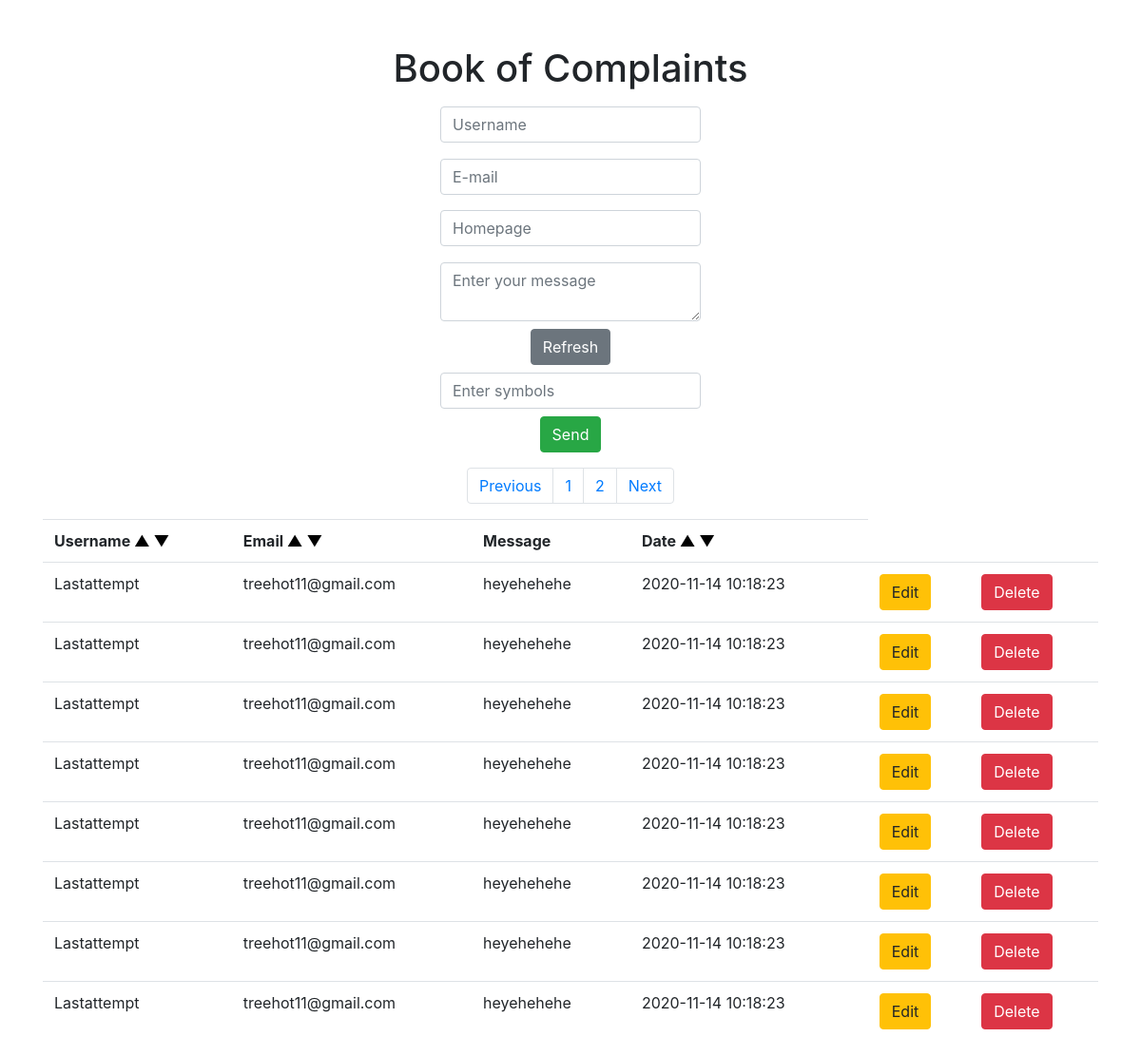
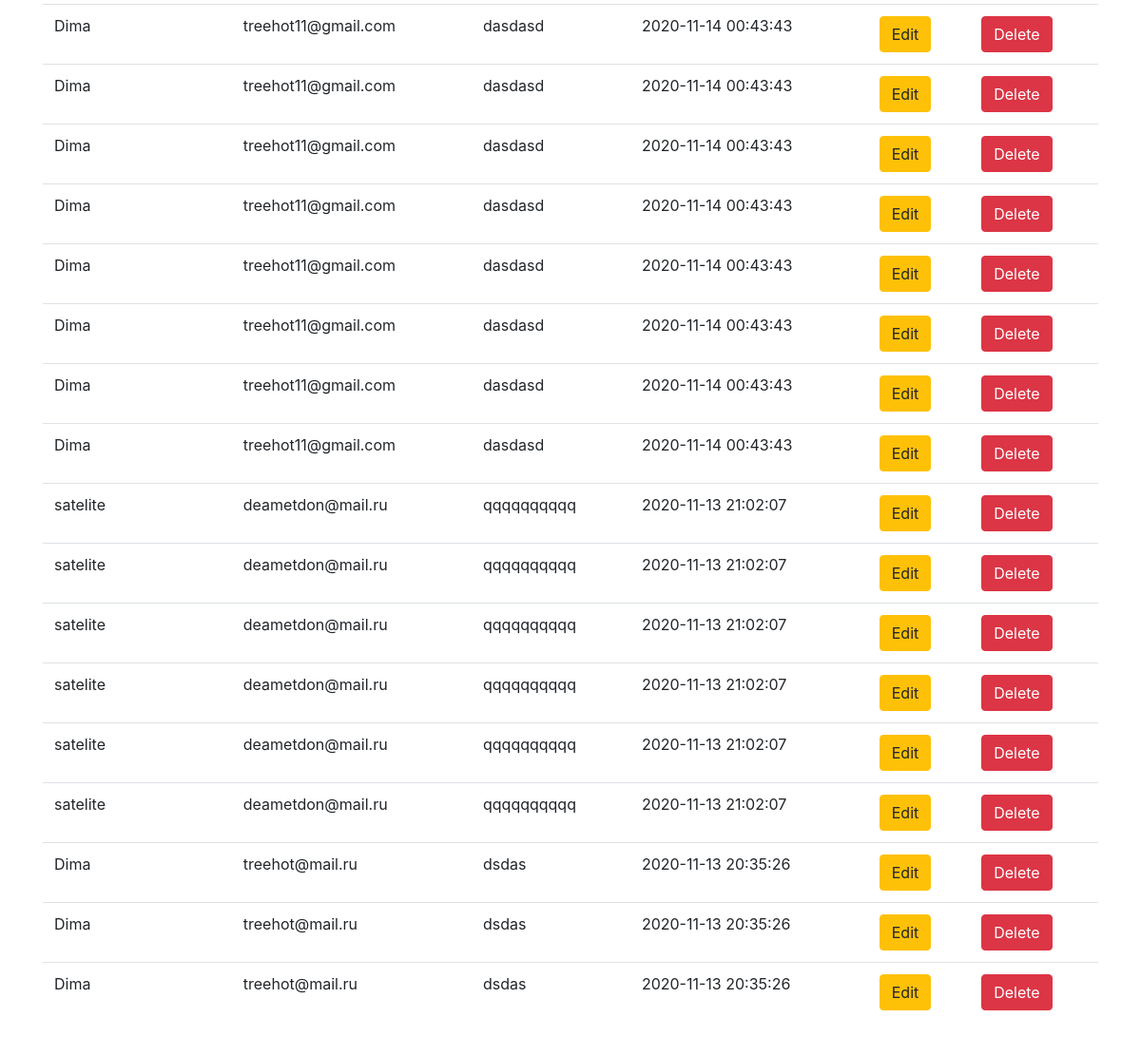
The page / on the database its author committed (2 pictures, top to bottom).
### tables this page shows
CREATE TABLE `users` (
  `id` int(11) NOT NULL,
  `username` varchar(100) NOT NULL,
  `email` varchar(100) NOT NULL,
  `urlname` varchar(255) NOT NULL,
  `mess` text NOT NULL,
  `ip` varchar(255) NOT NULL,
  `browser` varchar(255) NOT NULL,
  `dateval` int(11) NOT NULL
);

### index.php (the view, shortened to what this page needs)
<?php
require_once 'php/connect.php';
if(!isset($_GET['page'])) {
$page = 1;
} else {
	$page = $_GET['page'];
}
$limit = 25;
$start = ($page - 1) * $limit;
$rowcount = $pdo->query('SELECT COUNT(id) as id FROM users')->fetchColumn();
$pages = ceil($rowcount / $limit);
if($_SESSION['check'] == 'asc') {
	$query = $pdo->query('SELECT * FROM users ORDER BY dateval LIMIT '.$start.','.$limit.'');
} elseif ($_SESSION['check'] == 'desc') {
	$query = $pdo->query('SELECT * FROM users ORDER BY dateval DESC LIMIT '.$start.','.$limit.'');
} elseif ($_SESSION['check'] == 'ascuser') {
	$query = $pdo->query('SELECT * FROM users ORDER BY username LIMIT '.$start.','.$limit.'');
} elseif ($_SESSION['check'] == 'descuser') {
	$query = $pdo->query('SELECT * FROM users ORDER BY username DESC LIMIT '.$start.','.$limit.'');
} elseif ($_SESSION['check'] == 'ascemail') {
	$query = $pdo->query('SELECT * FROM users ORDER BY email LIMIT '.$start.','.$limit.'');
} elseif ($_SESSION['check'] == 'descemail') {
	$query = $pdo->query('SELECT * FROM users ORDER BY email DESC LIMIT '.$start.','.$limit.'');
} else {
	$query = $pdo->query('SELECT * FROM users ORDER BY id DESC LIMIT '.$start.','.$limit.'');
}
$previous = $page - 1;
if($previous < 1){
	$previous = 1;
}
$next = $page + 1;
?>
<html lang="en">
<head>
	<link rel="stylesheet" type="text/css" href="css/style.css">
	<link rel="stylesheet" href="https://cdn.jsdelivr.net/npm/bootstrap@4.5.3/dist/css/bootstrap.min.css">
</head>
<body>
	<div class="container">
		<h1>Book of Complaints</h1>
		<form id="main_form" method="post" action="php/add.php">
			<input type="text" id="user_name" name="username" placeholder="Username" class="form-control" required>
			<input type="email" id="e_mail" name="email" placeholder="E-mail" class="form-control" required>
			<input type="url" name="urln" class="form-control" id="urln" placeholder="Homepage">
			<textarea id="mess" name="message" placeholder="Enter your message" class="form-control" required></textarea>
			<div id="refresh" class="btn btn-secondary">Refresh</div>
			<input type="text" id="captcha" name="captcha" placeholder="Enter symbols " class="form-control">
			<input type="submit" name="send" id="send" class="btn btn-success" value="Send">
		</form>
		<table class="table table-stripped">
			<tr>
				<nav aria-label="Page navigation example">
  					<ul class="pagination">
					    <li class="page-item"><a class="page-link" href="index.php?page=<?= $previous ?>">Previous</a></li>
					    <?php for($i = 1; $i <= $pages; $i++) :?>
					    <li class="page-item"><a class="page-link" href="index.php?page=<?= $i ?>"><?= $i ?></a></li>
						<?php endfor; ?>
					    <li class="page-item"><a class="page-link" href="index.php?page=<?= $next ?>">Next</a></li>
 					</ul>
				</nav>
			</tr>
			<tr class="trr">
				<th>Username
					<a href="php/sortuserasc.php">&#9650;</a>
					<a href="php/sortuserdesc.php">&#9660;</a>
				</th>
				<th>Email
					<a href="php/sortemailasc.php">&#9650;</a>
					<a href="php/sortemaildesc.php">&#9660;</a>
				</th>
				<th>Message</th>
				<th id="datatime">Date
					<a href="php/sortdate.php">&#9650;</a>
					<a href="php/sortdater.php">&#9660;</a>
				</th>
			</tr>
			<?php
				while($row = $query->fetch(PDO::FETCH_OBJ)) {
					?>
					<tr id="mes_add">
						<td><?= $row->username ?></td>
						<td><?= $row->email ?></td>
						<td><?= $row->mess ?></td>
						<td><?= date("Y-m-d H:i:s", $row->dateval) ?></td>
						<td><a href="edit.php?id=<?= $row->id ?>"><div class="btn btn-warning">Edit</div></a></td>
						<td><a href="php/delete.php?id=<?= $row->id ?>"><div class="btn btn-danger">Delete</div></a></td>
					</tr>
					<?php
						}
					?>
		</table>
	</div>
</body>
</html>

### css/style.css (style rules this page uses)
.form-control { margin: 3% auto; }
.container { margin-top: 4%; display: flex; flex-direction: column; align-items: center; }
form { display: flex; flex-direction: column; align-items: center; }
th a { text-decoration: none; color: black; }

### rows shown on the page
users: username "Lastattempt", email "treehot11@gmail.com", mess "heyehehehe", dateval "2020-11-14 10:18:23"
users: username "Lastattempt", email "treehot11@gmail.com", mess "heyehehehe", dateval "2020-11-14 10:18:23"
users: username "Lastattempt", email "treehot11@gmail.com", mess "heyehehehe", dateval "2020-11-14 10:18:23"
users: username "Lastattempt", email "treehot11@gmail.com", mess "heyehehehe", dateval "2020-11-14 10:18:23"
users: username "Lastattempt", email "treehot11@gmail.com", mess "heyehehehe", dateval "2020-11-14 10:18:23"
users: username "Lastattempt", email "treehot11@gmail.com", mess "heyehehehe", dateval "2020-11-14 10:18:23"
users: username "Lastattempt", email "treehot11@gmail.com", mess "heyehehehe", dateval "2020-11-14 10:18:23"
users: username "Lastattempt", email "treehot11@gmail.com", mess "heyehehehe", dateval "2020-11-14 10:18:23"
users: username "Dima", email "treehot11@gmail.com", mess "dasdasd", dateval "2020-11-14 00:43:43"
users: username "Dima", email "treehot11@gmail.com", mess "dasdasd", dateval "2020-11-14 00:43:43"
users: username "Dima", email "treehot11@gmail.com", mess "dasdasd", dateval "2020-11-14 00:43:43"
users: username "Dima", email "treehot11@gmail.com", mess "dasdasd", dateval "2020-11-14 00:43:43"
users: username "Dima", email "treehot11@gmail.com", mess "dasdasd", dateval "2020-11-14 00:43:43"
users: username "Dima", email "treehot11@gmail.com", mess "dasdasd", dateval "2020-11-14 00:43:43"
users: username "Dima", email "treehot11@gmail.com", mess "dasdasd", dateval "2020-11-14 00:43:43"
users: username "Dima", email "treehot11@gmail.com", mess "dasdasd", dateval "2020-11-14 00:43:43"
users: username "satelite", email "deametdon@mail.ru", mess "qqqqqqqqqq", dateval "2020-11-13 21:02:07"
users: username "satelite", email "deametdon@mail.ru", mess "qqqqqqqqqq", dateval "2020-11-13 21:02:07"
users: username "satelite", email "deametdon@mail.ru", mess "qqqqqqqqqq", dateval "2020-11-13 21:02:07"
users: username "satelite", email "deametdon@mail.ru", mess "qqqqqqqqqq", dateval "2020-11-13 21:02:07"
users: username "satelite", email "deametdon@mail.ru", mess "qqqqqqqqqq", dateval "2020-11-13 21:02:07"
users: username "satelite", email "deametdon@mail.ru", mess "qqqqqqqqqq", dateval "2020-11-13 21:02:07"
users: username "Dima", email "treehot@mail.ru", mess "dsdas", dateval "2020-11-13 20:35:26"
users: username "Dima", email "treehot@mail.ru", mess "dsdas", dateval "2020-11-13 20:35:26"
users: username "Dima", email "treehot@mail.ru", mess "dsdas", dateval "2020-11-13 20:35:26"
